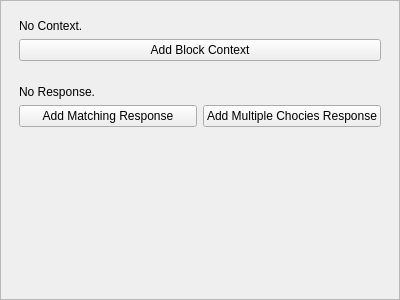
<?xml version="1.0" encoding="UTF-8"?>
<ui version="4.0">
 <class>wally::qtfront::question_view_sub::QuestionMimic</class>
 <widget class="QScrollArea" name="wally::qtfront::question_view_sub::QuestionMimic">
  <property name="geometry">
   <rect>
    <x>0</x>
    <y>0</y>
    <width>400</width>
    <height>300</height>
   </rect>
  </property>
  <property name="windowTitle">
   <string>ScrollArea</string>
  </property>
  <property name="widgetResizable">
   <bool>true</bool>
  </property>
  <widget class="QWidget" name="widget">
   <property name="geometry">
    <rect>
     <x>0</x>
     <y>0</y>
     <width>421</width>
     <height>284</height>
    </rect>
   </property>
   <layout class="QVBoxLayout" name="verticalLayout">
    <property name="sizeConstraint">
     <enum>QLayout::SetDefaultConstraint</enum>
    </property>
    <item>
     <widget class="QWidget" name="noContext" native="true">
      <layout class="QVBoxLayout" name="verticalLayout_2">
       <item>
        <widget class="QLabel" name="label">
         <property name="text">
          <string>No Context.</string>
         </property>
        </widget>
       </item>
       <item>
        <widget class="QPushButton" name="btn_addBlockContext">
         <property name="text">
          <string>Add Block Context</string>
         </property>
        </widget>
       </item>
      </layout>
     </widget>
    </item>
    <item>
     <widget class="QWidget" name="noResp" native="true">
      <layout class="QVBoxLayout" name="verticalLayout_3">
       <item>
        <widget class="QLabel" name="label_2">
         <property name="text">
          <string>No Response.</string>
         </property>
        </widget>
       </item>
       <item>
        <layout class="QHBoxLayout" name="horizontalLayout">
         <item>
          <widget class="QPushButton" name="btn_addMatchingResp">
           <property name="text">
            <string>Add Matching Response</string>
           </property>
          </widget>
         </item>
         <item>
          <widget class="QPushButton" name="btn_addMultipleChoicesResp">
           <property name="text">
            <string>Add Multiple Chocies Response</string>
           </property>
          </widget>
         </item>
        </layout>
       </item>
      </layout>
     </widget>
    </item>
    <item>
     <spacer name="verticalSpacer">
      <property name="orientation">
       <enum>Qt::Vertical</enum>
      </property>
      <property name="sizeHint" stdset="0">
       <size>
        <width>20</width>
        <height>40</height>
       </size>
      </property>
     </spacer>
    </item>
   </layout>
  </widget>
 </widget>
 <resources/>
 <connections/>
</ui>
